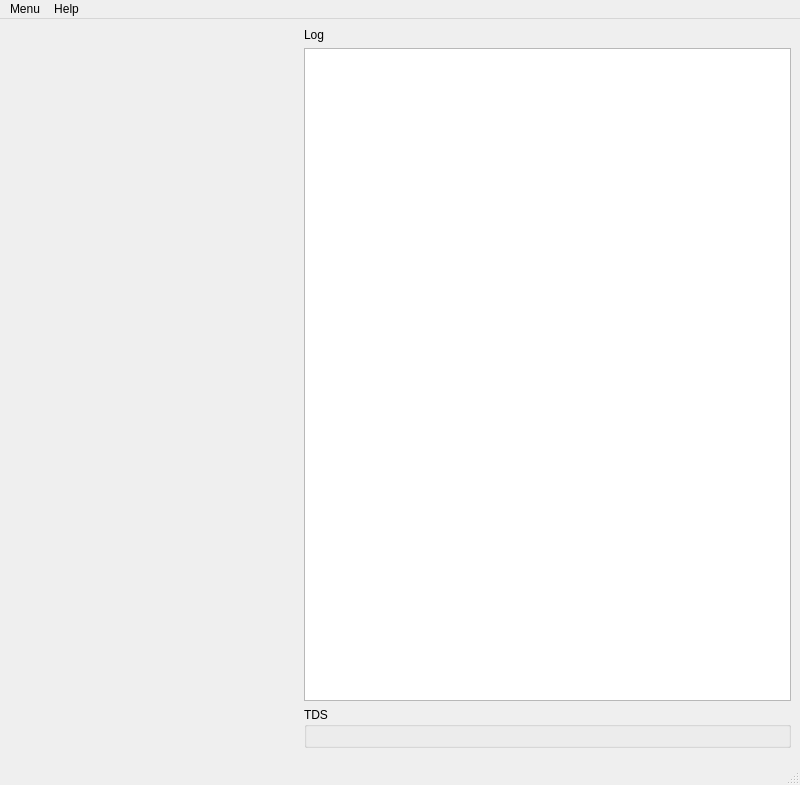
<?xml version="1.0" encoding="UTF-8"?>
<ui version="4.0">
 <class>hires_mainwindow</class>
 <widget class="QMainWindow" name="hires_mainwindow">
  <property name="geometry">
   <rect>
    <x>0</x>
    <y>0</y>
    <width>800</width>
    <height>785</height>
   </rect>
  </property>
  <property name="windowTitle">
   <string>High Resolution Slice Energy Spread Measurer</string>
  </property>
  <widget class="QWidget" name="centralwidget">
   <layout class="QGridLayout" name="gridLayout">
    <item row="0" column="0" rowspan="4">
     <layout class="QVBoxLayout" name="verticalLayout_2">
      <item>
       <widget class="GraphicsLayoutWidget" name="dispersion_pixel_size_plot_widget" native="true">
        <property name="minimumSize">
         <size>
          <width>289</width>
          <height>170</height>
         </size>
        </property>
       </widget>
      </item>
      <item>
       <widget class="GraphicsLayoutWidget" name="voltage_pixel_size_plot_widget" native="true">
        <property name="minimumSize">
         <size>
          <width>289</width>
          <height>169</height>
         </size>
        </property>
       </widget>
      </item>
      <item>
       <widget class="GraphicsLayoutWidget" name="beta_pixel_size_plot" native="true">
        <property name="minimumSize">
         <size>
          <width>289</width>
          <height>169</height>
         </size>
        </property>
       </widget>
      </item>
      <item>
       <widget class="GraphicsLayoutWidget" name="image_plot" native="true">
        <property name="minimumSize">
         <size>
          <width>289</width>
          <height>170</height>
         </size>
        </property>
       </widget>
      </item>
     </layout>
    </item>
    <item row="0" column="1">
     <widget class="QLabel" name="label">
      <property name="text">
       <string>Log</string>
      </property>
     </widget>
    </item>
    <item row="1" column="1" colspan="2">
     <widget class="QTextBrowser" name="info_log_box">
      <property name="minimumSize">
       <size>
        <width>256</width>
        <height>0</height>
       </size>
      </property>
      <property name="maximumSize">
       <size>
        <width>500</width>
        <height>16777215</height>
       </size>
      </property>
     </widget>
    </item>
    <item row="3" column="1" colspan="2">
     <widget class="ScannerControl" name="scanner_panel" native="true">
      <property name="minimumSize">
       <size>
        <width>0</width>
        <height>0</height>
       </size>
      </property>
      <property name="maximumSize">
       <size>
        <width>500</width>
        <height>16777215</height>
       </size>
      </property>
     </widget>
    </item>
    <item row="2" column="1" colspan="2">
     <widget class="QGroupBox" name="tds_group_box">
      <property name="minimumSize">
       <size>
        <width>251</width>
        <height>0</height>
       </size>
      </property>
      <property name="maximumSize">
       <size>
        <width>500</width>
        <height>16777215</height>
       </size>
      </property>
      <property name="title">
       <string>TDS</string>
      </property>
      <layout class="QGridLayout" name="gridLayout_2">
       <item row="0" column="0">
        <widget class="TDSControl" name="tds_panel" native="true"/>
       </item>
      </layout>
     </widget>
    </item>
   </layout>
  </widget>
  <widget class="QMenuBar" name="menubar">
   <property name="geometry">
    <rect>
     <x>0</x>
     <y>0</y>
     <width>800</width>
     <height>22</height>
    </rect>
   </property>
   <property name="defaultUp">
    <bool>false</bool>
   </property>
   <property name="nativeMenuBar">
    <bool>false</bool>
   </property>
   <widget class="QMenu" name="menuMenu">
    <property name="title">
     <string>Menu</string>
    </property>
    <addaction name="action_print_to_logbook"/>
    <addaction name="actionAbout_HIREIS"/>
   </widget>
   <widget class="QMenu" name="menuHelp">
    <property name="title">
     <string>Help</string>
    </property>
    <addaction name="actionMachine_setup"/>
    <addaction name="actionAbout"/>
   </widget>
   <addaction name="menuMenu"/>
   <addaction name="menuHelp"/>
  </widget>
  <widget class="QStatusBar" name="statusbar"/>
  <action name="action_print_to_logbook">
   <property name="text">
    <string>Print to Logbook</string>
   </property>
   <property name="shortcut">
    <string>Ctrl+P</string>
   </property>
  </action>
  <action name="actionMachine_setup">
   <property name="text">
    <string>Machine Setup</string>
   </property>
  </action>
  <action name="actionAbout">
   <property name="text">
    <string>About</string>
   </property>
  </action>
  <action name="actionAbout_HIREIS">
   <property name="text">
    <string>About HIREIS</string>
   </property>
  </action>
 </widget>
 <customwidgets>
  <customwidget>
   <class>GraphicsLayoutWidget</class>
   <extends>QWidget</extends>
   <header>pyqtgraph</header>
   <container>1</container>
  </customwidget>
  <customwidget>
   <class>TDSControl</class>
   <extends>QWidget</extends>
   <header>esme.gui.widgets.tds</header>
   <container>1</container>
  </customwidget>
  <customwidget>
   <class>ScannerControl</class>
   <extends>QWidget</extends>
   <header>esme.gui.widgets.scannerpanel</header>
   <container>1</container>
  </customwidget>
 </customwidgets>
 <resources/>
 <connections/>
</ui>
